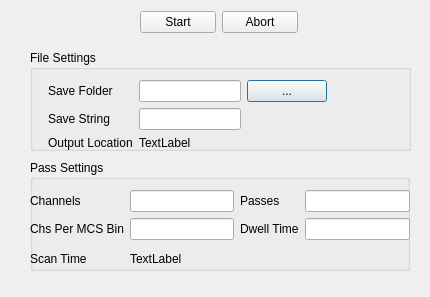
<?xml version="1.0" encoding="UTF-8"?>
<ui version="4.0">
 <class>ScanDialog</class>
 <widget class="QDialog" name="ScanDialog">
  <property name="geometry">
   <rect>
    <x>0</x>
    <y>0</y>
    <width>430</width>
    <height>297</height>
   </rect>
  </property>
  <property name="windowTitle">
   <string>Dialog</string>
  </property>
  <widget class="QGroupBox" name="groupBox">
   <property name="geometry">
    <rect>
     <x>30</x>
     <y>160</y>
     <width>380</width>
     <height>111</height>
    </rect>
   </property>
   <property name="title">
    <string>Pass Settings</string>
   </property>
   <widget class="QWidget" name="gridLayoutWidget">
    <property name="geometry">
     <rect>
      <x>0</x>
      <y>30</y>
      <width>380</width>
      <height>81</height>
     </rect>
    </property>
    <layout class="QGridLayout" name="gridLayout">
     <item row="2" column="0">
      <widget class="QLabel" name="label_7">
       <property name="text">
        <string>Scan Time</string>
       </property>
      </widget>
     </item>
     <item row="2" column="1">
      <widget class="QLabel" name="scanLengthLabel">
       <property name="text">
        <string>TextLabel</string>
       </property>
      </widget>
     </item>
     <item row="0" column="0">
      <widget class="QLabel" name="label">
       <property name="text">
        <string>Channels</string>
       </property>
      </widget>
     </item>
     <item row="0" column="1">
      <widget class="QLineEdit" name="channels"/>
     </item>
     <item row="0" column="2">
      <widget class="QLabel" name="label_2">
       <property name="text">
        <string>Passes</string>
       </property>
      </widget>
     </item>
     <item row="0" column="3">
      <widget class="QLineEdit" name="passes"/>
     </item>
     <item row="1" column="2">
      <widget class="QLabel" name="label_4">
       <property name="text">
        <string>Dwell Time</string>
       </property>
      </widget>
     </item>
     <item row="1" column="0">
      <widget class="QLabel" name="label_3">
       <property name="text">
        <string>Chs Per MCS Bin</string>
       </property>
      </widget>
     </item>
     <item row="1" column="1">
      <widget class="QLineEdit" name="chPerBin"/>
     </item>
     <item row="1" column="3">
      <widget class="QLineEdit" name="dwellTime"/>
     </item>
    </layout>
   </widget>
  </widget>
  <widget class="QGroupBox" name="groupBox_2">
   <property name="geometry">
    <rect>
     <x>30</x>
     <y>50</y>
     <width>381</width>
     <height>101</height>
    </rect>
   </property>
   <property name="title">
    <string>File Settings</string>
   </property>
   <widget class="QWidget" name="gridLayoutWidget_2">
    <property name="geometry">
     <rect>
      <x>18</x>
      <y>30</y>
      <width>279</width>
      <height>70</height>
     </rect>
    </property>
    <layout class="QGridLayout" name="gridLayout_2">
     <item row="0" column="1">
      <widget class="QLineEdit" name="saveFolder"/>
     </item>
     <item row="1" column="1">
      <widget class="QLineEdit" name="filePattern"/>
     </item>
     <item row="0" column="0">
      <widget class="QLabel" name="label_5">
       <property name="text">
        <string>Save Folder</string>
       </property>
      </widget>
     </item>
     <item row="0" column="2">
      <widget class="QPushButton" name="saveFolderButton">
       <property name="text">
        <string>...</string>
       </property>
      </widget>
     </item>
     <item row="1" column="0">
      <widget class="QLabel" name="label_6">
       <property name="text">
        <string>Save String</string>
       </property>
      </widget>
     </item>
     <item row="2" column="1">
      <widget class="QLabel" name="saveFileLabel">
       <property name="text">
        <string>TextLabel</string>
       </property>
      </widget>
     </item>
     <item row="2" column="0">
      <widget class="QLabel" name="label_8">
       <property name="text">
        <string>Output Location</string>
       </property>
      </widget>
     </item>
    </layout>
   </widget>
  </widget>
  <widget class="QWidget" name="horizontalLayoutWidget">
   <property name="geometry">
    <rect>
     <x>140</x>
     <y>10</y>
     <width>158</width>
     <height>25</height>
    </rect>
   </property>
   <layout class="QHBoxLayout" name="horizontalLayout">
    <item>
     <widget class="QPushButton" name="startButton">
      <property name="text">
       <string>Start</string>
      </property>
     </widget>
    </item>
    <item>
     <widget class="QPushButton" name="abortButton">
      <property name="text">
       <string>Abort</string>
      </property>
     </widget>
    </item>
   </layout>
  </widget>
 </widget>
 <resources/>
 <connections/>
</ui>
